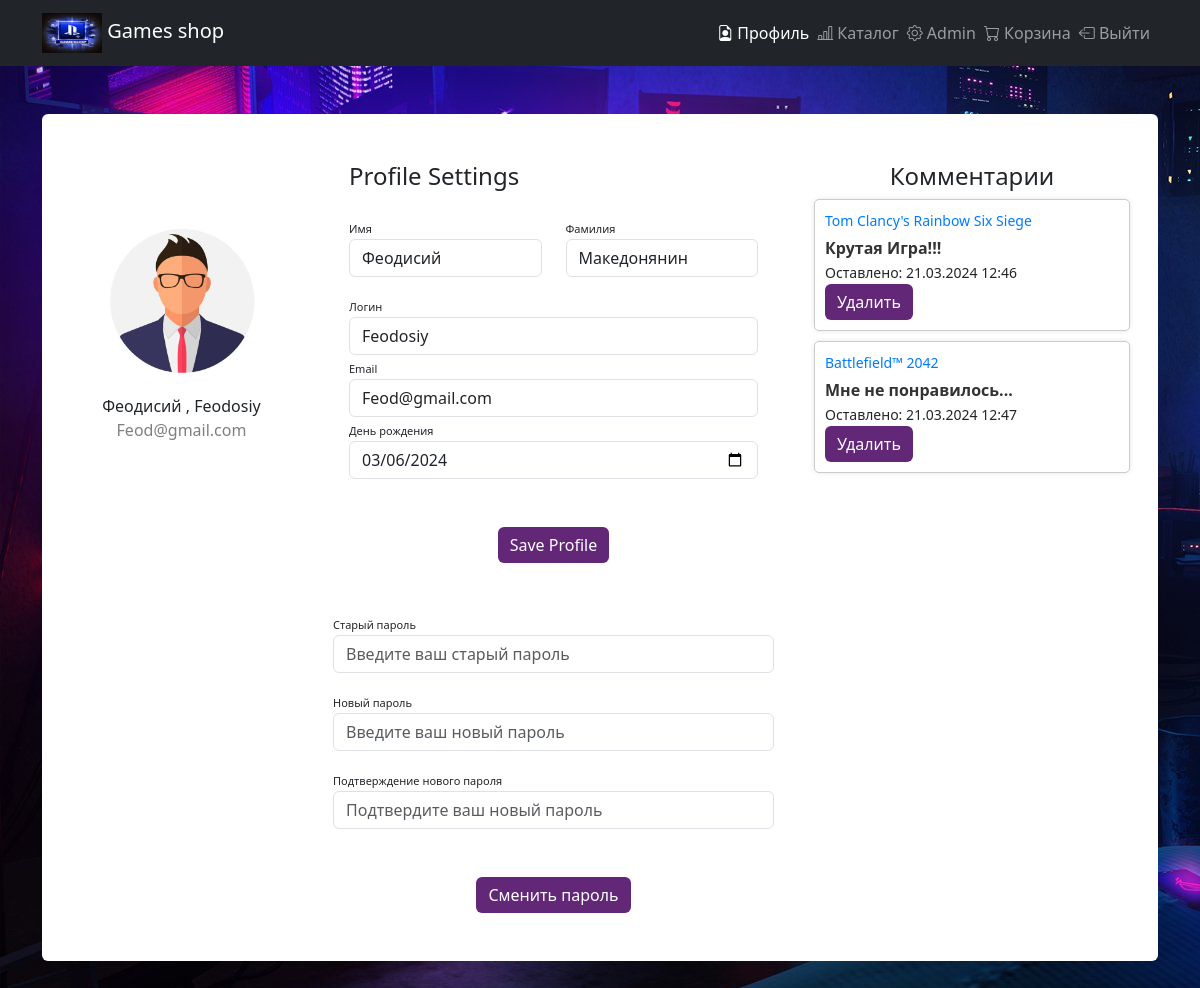
Screenshot of /profile/ (signed in) with the database file from the repository.
### user_profile/models.py (models this page shows)
class CustomUser(AbstractUser):
    birth_date = models.DateField(null=True, blank=True)
    groups = models.ManyToManyField(Group, verbose_name='groups', related_name='customuser_set', blank=True, help_text='The groups this user belongs to. A user will get all permissions granted to each of their groups.')
    user_permissions = models.ManyToManyField(Permission, verbose_name='user permissions', related_name='customuser_set', blank=True, help_text='Specific permissions for this user.')

### comments/models.py (models this page shows)
class Comment(models.Model):
    game = models.ForeignKey(Game, on_delete=models.CASCADE, related_name='comments')
    user = models.ForeignKey(get_user_model(), on_delete=models.CASCADE)
    text = models.TextField()
    created_at = models.DateTimeField(default=timezone.now)

### shop/models.py (models this page shows, shortened)
class Game(models.Model):
    title = models.CharField(max_length=255)
    created_at = models.DateTimeField(default=timezone.now)
    price = models.DecimalField(max_digits=10, decimal_places=2)
    image = models.ImageField(
        upload_to="game_img", height_field=None, width_field=None, max_length=None)
    category = models.ForeignKey(Category, on_delete=models.CASCADE)
    rating = models.CharField(max_length=255)
    description = models.CharField(max_length=10000)
    key_qty = models.IntegerField()

### user_profile/views.py (the view, shortened to what this page needs)
# urls.py: path('', CustomUserDetailView.as_view(), name='profile_detail'),
class CustomUserDetailView(LoginRequiredMixin, DetailView):
    login_url = reverse_lazy('registration:login')
    model = CustomUser
    template_name = 'user_profile/main.html'
    context_object_name = 'CustomUser'
    def get_object(self, queryset=None):
        return self.request.user
    def get_context_data(self, **kwargs):
        context = super().get_context_data(**kwargs)
        context['form'] = CustomUserChangeForm(instance=self.request.user)
        context['password_form'] = CustomPasswordChangeForm(user=self.request.user)
        context['comments'] = Comment.objects.filter(user=self.request.user)
        return context

### user_profile/forms.py
class CustomUserChangeForm(UserChangeForm):
    birth_date = forms.DateField(widget=forms.DateInput(attrs={'type': 'date'}))
    class Meta:
        model = CustomUser
        fields = ('username', 'email', 'first_name', 'last_name', 'birth_date')

class CustomPasswordChangeForm(PasswordChangeForm):
    class Meta:
        model = CustomUser
        fields = ('old_password', 'new_password1', 'new_password2')

### templates/user_profile/main.html (shortened to what this page needs)
{% extends 'base.html' %}
{% load static %}
{% block content %}
  <div class="container rounded bg-white mt-5 mb-5">
    <div class="row">
      <div class="col-md-3 border-right">
        <div class="d-flex flex-column align-items-center text-center p-3 py-5"><img class="rounded-circle mt-5"
          width="150px" src="{% static 'images/men.jpg' %}"><span class="font-weight-bold"> {{ form.first_name.value}} , {{ form.username.value}}  </span><span class="text-black-50">{{form.email.value}}</span></div>
    </div>
      <div class="col-md-5 border-right">
         <div class="profile-settings p-3 py-5"> {% comment %} Это карточка {% endcomment %}
          <form method="post">
            <div class="d-flex justify-content-between align-items-center mb-3">
              <h4 class="text-right">Profile Settings</h4>
            </div>
            <div class="row mt-2">
              <div class="col-md-6">
                <label class="labels">Имя</label>
                <input type="text" class="form-control" placeholder="first name" name="first_name" value="{{ form.first_name.value }}">
              </div>
              <div class="col-md-6">
                <label class="labels">Фамилия</label>
                <input type="text" class="form-control" value="{{ form.last_name.value }}" placeholder="surname" name="last_name">
              </div>
            </div>
            <div class="row mt-3">
              <div class="col-md-12">
                <label class="labels">Логин</label>
                <input type="text" name="username" id="username" class="form-control input-sm" placeholder="Введите ваш Логин" value="{{ form.username.value }}">
              </div>
              <div class="col-md-12">
                <label class="labels">Email</label>
                <input type="email" name="email" class="form-control" placeholder="Введите ваш email" value="{{ form.email.value }}">
              </div>
              <div class="col-md-12">
                <label class="labels">День рождения</label>
                <input type="date" name="birth_date" class="form-control" value="{{ form.birth_date.value|date:'Y-m-d' }}">
              </div>
              <div class="mt-5 text-center"><button class="btn btn-primary profile-button" type="submit" name="save_profile">Save Profile</button></div>
          </form>
            </div>
          </div>
          <form method="post">
            <div class="row mt-3">
              <div class="col-md-12">
                <label class="labels">Старый пароль</label>
                <input type="password" name="old_password" class="form-control" placeholder="Введите ваш старый пароль">
              </div>
            </div>
            <div class="row mt-3">
              <div class="col-md-12">
                <label class="labels">Новый пароль</label>
                <input type="password" name="new_password1" class="form-control" placeholder="Введите ваш новый пароль">
              </div>
            </div>
            <div class="row mt-3">
              <div class="col-md-12">
                <label class="labels">Подтверждение нового пароля</label>
                <input type="password" name="new_password2" class="form-control" placeholder="Подтвердите ваш новый пароль">
              </div>
            </div>
            <div class="mt-5 mb-5 text-center"><button class="btn btn-primary profile-button" type="submit" name="change_password">Сменить пароль</button></div>
          </form>
        </div>
        <div class="comments col-md-4"> {% comment %} Это Комментарии{% endcomment %}
          <div class="p-3 py-5">
            <h4 class="text-center">Комментарии</h4>
            {% for comment in comments %}
              <div class="comment">
                <div class="comment-header">
                  <a href="{% url 'shop:single_game' game_id=comment.game.id %}">{{ comment.game.title }}</a>
                </div>
                <div class="comment-body">
                  <strong>{{ comment.text }}</strong>
                </div>
                <small>Оставлено: {{ comment.created_at|date:'d.m.Y H:i' }}</small>
                {% if comment.user == user %}
                <form action="{% url 'user_profile:delete_comment' comment.id %}" method="post">
                  <button type="submit" class="btn btn-primary profile-button">Удалить</button>
                </form>
                {% endif %}
              </div>
            {% empty %}
              <p class="text-center">Пока нет комментариев</p>
            {% endfor %}
          </div>
        </div>
      </div>
  {% endblock %}

### static/styles/main.css (style rules this page uses)
body { background-image: url('../images/beg.jpg')!important; }

### static/styles/profile.css (style rules this page uses)
.profile-button { background: rgb(99, 39, 120); box-shadow: none; border: none }
.labels { font-size: 11px }
.profile-settings { float: left; }
.comments { float: right; }
.comment { border: 1px solid #ccc; padding: 10px; margin-bottom: 10px; box-shadow: 0 0 5px rgba(0, 0, 0, 0.1); border-radius: 5px; }
.comment-header { font-size: 14px; color: #333; margin-bottom: 5px; }
.comment-header a { color: #007bff; text-decoration: none; }
.comment-body { font-size: 16px; color: #333; }
.comment-body strong { font-weight: bold; }

### static/styles/game_list.css (style rules this page uses)
a { text-decoration: none !important; }

### rows the page displays
CustomUser: first_name.value "Феодисий", username.value "Feodosiy", email.value "Feod@gmail.com", first_name "Феодисий", last_name "Македонянин", username "Feodosiy", email "Feod@gmail.com", birth_date "03/06/2024"
Comment: game "Tom Clancy's Rainbow Six Siege", text "Крутая Игра!!!", created_at "21.03.2024 12:46", shows "Удалить"
Comment: game "Battlefield™ 2042", text "Мне не понравилось...", created_at "21.03.2024 12:47", shows "Удалить"
